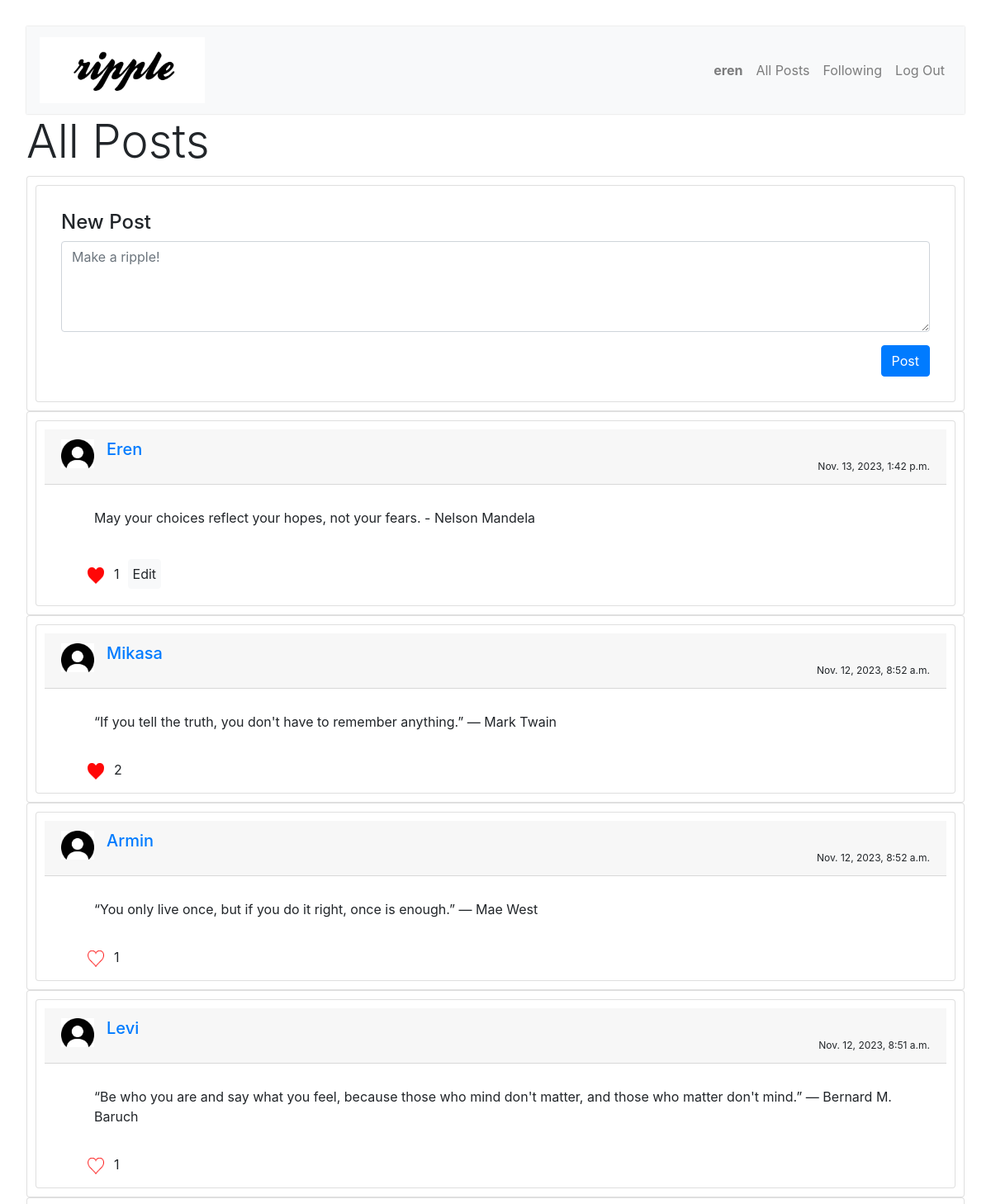
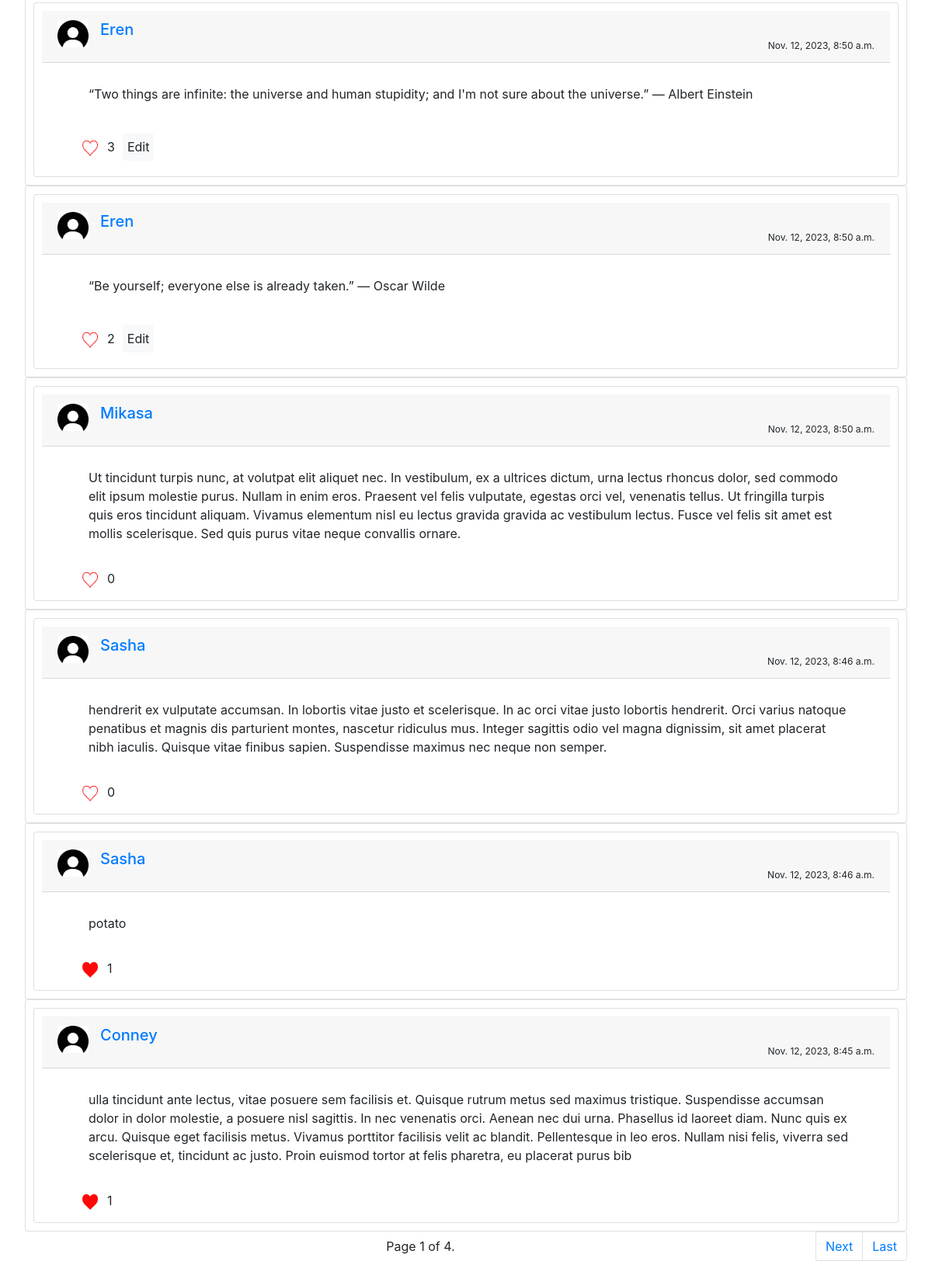
/ (signed in), run on the app's committed database (2 pictures, top to bottom).
### network/models.py (models this page shows)
class User(AbstractUser):
    followers = models.ManyToManyField("self", symmetrical=False, related_name="following")

class Post(models.Model):
    creator = models.ForeignKey(User, on_delete=models.CASCADE, related_name="creator")
    text = models.CharField(max_length=300)
    timestamp = models.DateTimeField(auto_now_add=True)

### network/views.py (the view)
# urls.py: path("", views.index, name="index"),
def index(request):
    if request.method == "POST":
        post = request.POST["post"]
        user = request.user
        newpost = Post(creator=user, text=post)
        newpost.save()
    user = request.user
    posts = Post.objects.order_by('-timestamp')
    if user.is_authenticated:
        liked_posts = [post for post in posts if Like.objects.filter(post=post, user=user).exists()]
    else:
        liked_posts = []
    paginator = Paginator(posts, 10)
    page = request.GET.get('page', 1)
    current_posts = paginator.page(page)
    return render(request, "network/index.html", {
        "current_posts": current_posts,
        "liked_posts": liked_posts,
        "paginator": paginator,
        "user" : user
    })

### network/templates/network/index.html (shortened to what this page needs)
    {% extends "network/layout.html" %}
    {% block script %}
        {% load static %}
        <link href="{% static 'network/styles.css' %}" rel="stylesheet">
    {% endblock %}
    {% block body %}
        {% if user.is_authenticated %}
            <h1 class="display-4">All Posts</h1>
            <div>
                <section class="card">
                    <div class="card">
                        <div class="card-body">
                            <form action="" method="post">
                                <h4 class="h4">New Post</h4>
                                <div class="tab-content" id="myTabContent">
                                    <div class="tab-pane fade show active" id="posts" role="tabpanel" aria-labelledby="posts-tab">
                                        <div class="form-group">
                                            <textarea class="form-control" rows="4" cols="50" name="post" placeholder="Make a ripple!"></textarea>
                                        </div>
                                    </div>
                                </div>
                                <div class="text-right">
                                    <input type="submit" value="Post" class="btn btn-primary">
                                </div>
                            </form>
                        </div>
                    </section>
                </div>
                {% for post in current_posts %}
                    <section class="card">
                    <div class="post card">
                        <div class="card-header container">
                            <div class="text-capitalize h5 mb-0">
                                <img class="thumbnail pull-left media-object" src="../static/network/dp.jpg" width="40px">
                                <a href="/{{ post.creator }}" style="margin: 15px;">{{ post.creator }}</a>
                            </div>
                            <div class="timestamp">{{ post.timestamp }}</div>
                        </div>
                        <div class="post-content card-body my-2">{{ post.text }}</div>
                        <div class="like">
                            <button class="like-button btn" style="border: none;">
                                {% if post in liked_posts %}
                                <img src="{% static 'network/liked.png' %}" alt="liked" width="20px" height="20px" class="unlike-icon">
                                {% else %}
                                <img src="{% static 'network/like.png' %}" alt="like" width="20px" height="20px" class="like-icon">
                                {% endif %}
                            </button>
                            <div class="like-count" style="display: grid; place-items: center;">{{ post.liked_on.count }}</div>
                            {% if post.creator == user %}
                                <input type="submit" value="Edit" class="edit btn btn-light">
                            {% endif %}
                        </div>
                    </div>
                    </section>
                {% empty %}
                    <div>No posts.</div>
                {% endfor %}
            </div>
            <div>
                <nav>
                    <ul class="pagination">
                        <li class="page-item active" style="width: 100%; display: grid; place-items: center;">
                                Page {{ current_posts.number }} of {{ current_posts.paginator.num_pages }}.
                        </li>
                        {% if current_posts.has_next %}
                            <li class="page-item"><a class="page-link" href="?page={{ current_posts.next_page_number }}">Next</a></li>
                            <li class="page-item"><a class="page-link" href="?page={{ current_posts.paginator.num_pages }}">Last</a></li>
                        {% endif %}
                    </ul>
                </nav>
            </div>
        {% else %}
            <h2 class="display-3">You are not logged in!</h2>
            <h3 class="display-4"><a href="{% url 'login' %}">Log In</a> or <a href="{% url 'register' %}">Register.</a></h3>
        {% endif %}
    {% endblock %}

### network/templates/network/layout.html (shortened to what this page needs)
{% load static %}
<!DOCTYPE html>
<html lang="en">
    <head>
        <link rel="stylesheet" href="https://cdnjs.cloudflare.com/ajax/libs/font-awesome/4.7.0/css/font-awesome.min.css">
        <link href="{% static 'network/styles.css' %}" rel="stylesheet">
        <link rel="stylesheet" href="https://stackpath.bootstrapcdn.com/bootstrap/4.4.1/css/bootstrap.min.css">
        {% block script %}
        {% endblock %}
    </head>
    <body>
        <nav class="navbar navbar-expand-lg navbar-light bg-light navbar-custom">
            <a class="navbar-brand navbar-header nav" href="{% url 'index' %}">
                <div class="network-img">
                    <img src="{% static 'network/ripple.png' %}" alt="Connect" style="width: 200px;">
                </div>
            </a>
            <div class="navbar-nav ml-auto">
              <ul class="navbar-nav ml-auto navbar-right">
                {% if user.is_authenticated %}
                    <li class="nav-item">
                        <a class="nav-link" href="{% url 'profile' user.username %}"><strong>{{ user.username }}</strong></a>
                    </li>
                {% endif %}
                <li class="nav-item">
                  <a class="nav-link" href="{% url 'index' %}">All Posts</a>
                </li>
                {% if user.is_authenticated %}
                    <li class="nav-item">
                        <a class="nav-link" href="{% url 'following' %}">Following</a>
                    </li>
                    <li class="nav-item">
                        <a class="nav-link" href="{% url 'logout' %}">Log Out</a>
                    </li>
                {% endif %}
              </ul>
            </div>
          </nav>
        <div class="body">
            {% block body %}
            {% endblock %}
    </body>
</html>

### network/static/network/styles.css (style rules this page uses)
form { display: block; }
body { margin: 20px; padding: 12px; }
.card { padding: 10px; }
.timestamp { font-size: 12px; text-align: right; }
.like { display: flex; }
.navbar-custom { background: #fff; border-color: #ccc; box-shadow: 0 0 2px 0 #ccc; }
.edit { margin: 10px; padding: 5px; }
.post-content, .like { margin-left: 40px; margin-right: 30px; }

### data on the page
User: username "eren"
Post: creator "Eren", timestamp "Nov. 13, 2023, 1:42 p.m.", text "May your choices reflect your hopes, not your fears. - Nelson Mandela", liked_on.count "1"
Post: creator "Mikasa", timestamp "Nov. 12, 2023, 8:52 a.m.", text "“If you tell the truth, you don't have to remember anything.” ― Mark Twain", liked_on.count "2"
Post: creator "Armin", timestamp "Nov. 12, 2023, 8:52 a.m.", text "“You only live once, but if you do it right, once is enough.” ― Mae West", liked_on.count "1"
Post: creator "Levi", timestamp "Nov. 12, 2023, 8:51 a.m.", text "“Be who you are and say what you feel, because those who mind don't matter, and those who matter don't mind.” ― Bernard M. Baruch", liked_on.count "1"
Post: creator "Eren", timestamp "Nov. 12, 2023, 8:50 a.m.", text "“Two things are infinite: the universe and human stupidity; and I'm not sure about the universe.” ― Albert Einstein", liked_on.count "3"
Post: creator "Eren", timestamp "Nov. 12, 2023, 8:50 a.m.", text "“Be yourself; everyone else is already taken.” ― Oscar Wilde", liked_on.count "2"
Post: creator "Mikasa", timestamp "Nov. 12, 2023, 8:50 a.m.", text "Ut tincidunt turpis nunc, at volutpat elit aliquet nec. In vestibulum, ex a ultrices dictum, urna lectus rhoncus dolor, sed commodo elit ipsum molestie purus. Nullam in enim eros. Praesent vel felis vulputate, egestas orci vel, venenatis tellus. Ut fringilla turpis quis eros tincidunt aliquam. Vivamus elementum nisl eu lectus gravida gravida ac vestibulum lectus. Fusce vel felis sit amet est mollis scelerisque. Sed quis purus vitae neque convallis ornare.", liked_on.count "0"
Post: creator "Sasha", timestamp "Nov. 12, 2023, 8:46 a.m.", text "hendrerit ex vulputate accumsan. In lobortis vitae justo et scelerisque. In ac orci vitae justo lobortis hendrerit. Orci varius natoque penatibus et magnis dis parturient montes, nascetur ridiculus mus. Integer sagittis odio vel magna dignissim, sit amet placerat nibh iaculis. Quisque vitae finibus sapien. Suspendisse maximus nec neque non semper.", liked_on.count "0"
Post: creator "Sasha", timestamp "Nov. 12, 2023, 8:46 a.m.", text "potato", liked_on.count "1"
Post: creator "Conney", timestamp "Nov. 12, 2023, 8:45 a.m.", text "ulla tincidunt ante lectus, vitae posuere sem facilisis et. Quisque rutrum metus sed maximus tristique. Suspendisse accumsan dolor in dolor molestie, a posuere nisl sagittis. In nec venenatis orci. Aenean nec dui urna. Phasellus id laoreet diam. Nunc quis ex arcu. Quisque eget facilisis metus. Vivamus porttitor facilisis velit ac blandit. Pellentesque in leo eros. Nullam nisi felis, viverra sed scelerisque et, tincidunt ac justo. Proin euismod tortor at felis pharetra, eu placerat purus bib", liked_on.count "1"

### other printed values
{{ current_posts.number }} "1"
{{ current_posts.paginator.num_pages }} "4"
